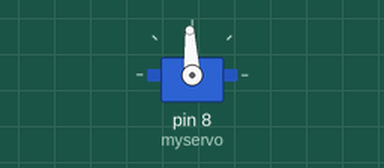
This sketch was run on a simulated Arduino Uno, built with avr-gcc and run on an emulated ATmega328P. On the bench: servo.

Above: at 0.05 s.
At 0.45 s:
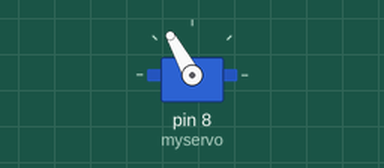
At 0.8 s:
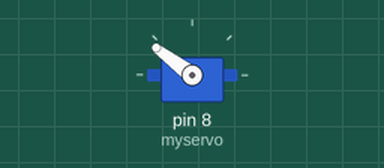
At 1.6 s:
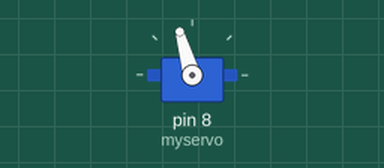
Timing chart, 0 to 4.2 s (numbered marks = the images above):
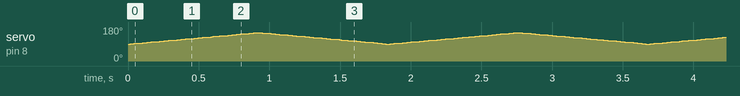

The sketch:

servo.ino
```cpp
#include <Servo.h>

Servo myservo;  // create servo object to control a servo
// twelve servo objects can be created on most boards

int pos = 0;    // variable to store the servo position

void setup() {
  myservo.attach(8);  // attaches the servo on pin 9 to the servo object
}

void loop() {
  for (pos = 90; pos <= 150; pos += 1) { // goes from 0 degrees to 180 degrees
    // in steps of 1 degree
    myservo.write(pos);              // tell servo to go to position in variable 'pos'
    delay(15);                       // waits 15ms for the servo to reach the position
  }
  for (pos = 150; pos >= 90; pos -= 1) { // goes from 180 degrees to 0 degrees
    myservo.write(pos);              // tell servo to go to position in variable 'pos'
    delay(15);                       // waits 15ms for the servo to reach the position
  }
}
```
